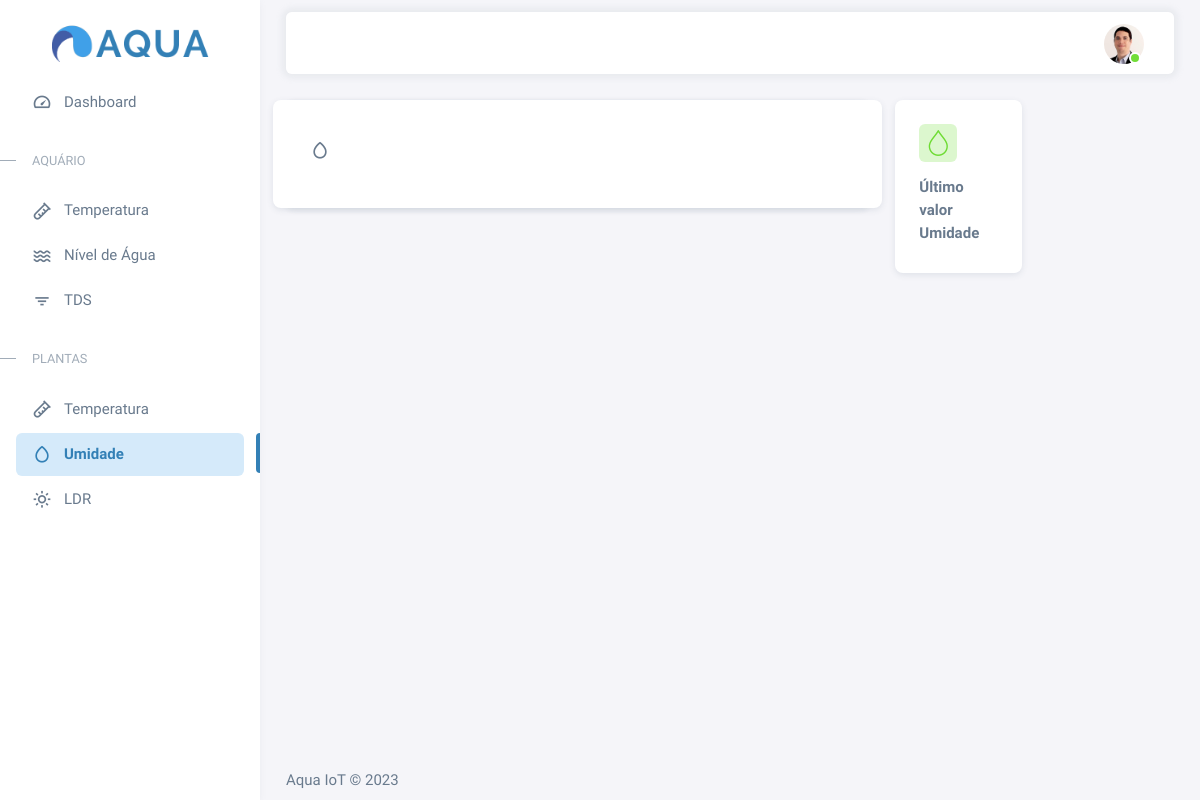
The page /umidade/ on the database as committed earlier.
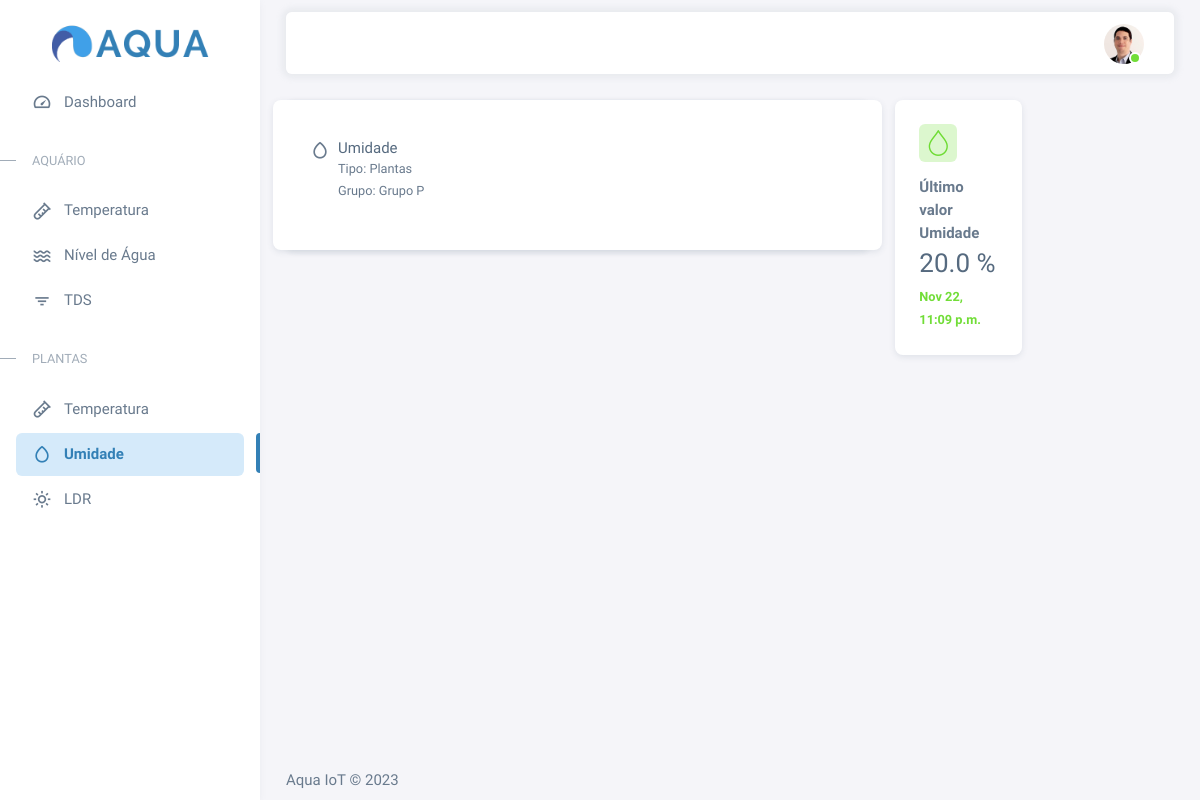
The same page on the database as committed later.
### sensores/models.py (models this page shows, shortened)
class Sensor(models.Model):
  nome = models.CharField(max_length=50)
  tipo = models.CharField(max_length=50)
  grupo = models.CharField(max_length=50)
  data_criacao = models.DateTimeField(auto_now_add=True)
  class Meta:
    abstract = True

class Umidade(Sensor):
  umidade = models.FloatField(max_length=200, default='00')
  unidade_medida = models.CharField(max_length=50, default='Porcentagem')

### sensores/views.py (the view)
# urls.py: path('umidade/', views.umidade, name='umidade'),
def umidade(request):
  umidade = Umidade.objects.all()
  umidades = {'umidades': umidade}
  return render(request, "umidade.html", umidades)

### templates/umidade.html (shortened to what this page needs)
{% load static %} {% include "head.html" %}
<body>
  {% block content %}
  <div class="layout-wrapper layout-content-navbar">
    <div class="layout-container">
      {% include "menu.html" %}
      <div class="layout-page">
        {% include "navbar.html" %}
        <div class="content-wrapper">
          <div class="container-xxl flex-grow-1 container-p-y">
            <div class="row">
              <div class="col-lg-8 mb-4 order-0">
                <div class="card">
                  <div class="d-flex align-items-end row">
                    <div class="card h-100">
                      <div class="card-body px-0">
                        <div class="tab-content p-0">
                          <div
                            class="tab-pane fade show active"
                            id="navs-tabs-line-card-income"
                            role="tabpanel"
                          >
                            <div class="d-flex p-4 pt-3">
                              <i class="menu-icon tf-icons bx bx-droplet"></i>
                              <div>
                                {% for umidade in umidades %}
                                {% if forloop.last %}
                                <h6 class="mb-0 me-1">{{ umidade.nome }}</h6>
                                  <small class="mb-0 me-1">Tipo: {{ umidade.tipo }}</small>
                                  <br>
                                  <small class="mb-0 me-1">Grupo: {{ umidade.grupo }}</small>
                                {% endif %}
                                {% endfor %}
                              </div>
                            </div>
                          </div>
                        </div>
                      </div>
                    </div>
                  </div>
                </div>
              </div>
              <div class="col-lg-4 col-md-4 order-1">
                <div class="row">
                  <div class="col-lg-6 col-md-12 col-6 mb-4">
                    <div class="card">
                      <div class="card-body">
                        <div
                          class="card-title d-flex align-items-start justify-content-between"
                        >
                          <div class="avatar flex-shrink-0">
                            <img
                              src="{% static 'assets/img/icons/unicons/umid.png' %}"
                              alt="chart success"
                              class="rounded"
                            />
                          </div>
                        </div>
                        <span class="fw-semibold d-block mb-1">Último valor Umidade</span>
                        {% for umidade in umidades %}
                        {% if forloop.last %}
                        <h3 class="card-title mb-2">{{ umidade.umidade }} %</h3>
                        <small class="text-success fw-semibold"> {{ umidade.data_criacao|date:"M d, P" }}</small>
                        {% endif %}
                        {% endfor %}
                      </div>
                    </div>
                  </div>
                </div>
              </div>
            </div>
          </div>
        </div>
        {% endblock %}
        {% include "footer.html" %}
</body>

Rows that differ between the two databases and show on the page:
added Umidade: nome "Umidade", tipo "Plantas", grupo "Grupo P", umidade "20.0", data_criacao "Nov 22, 11:09 p.m."
